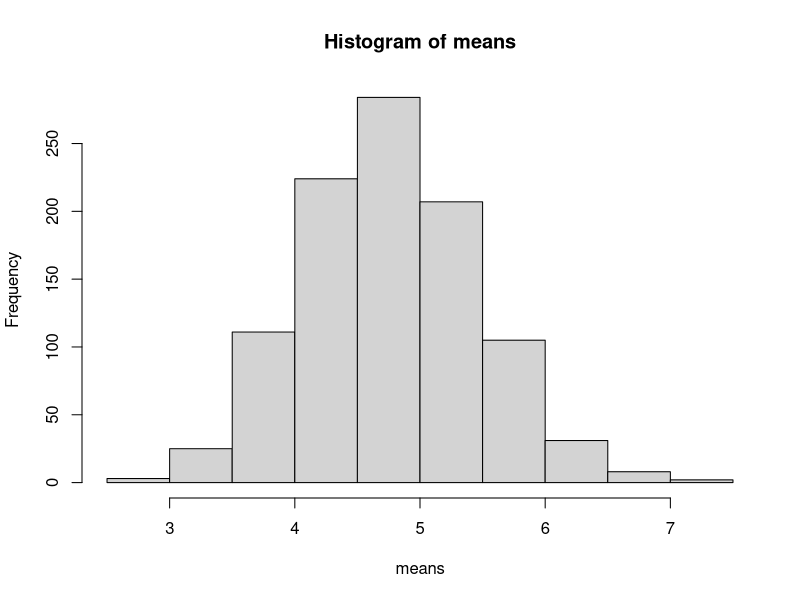
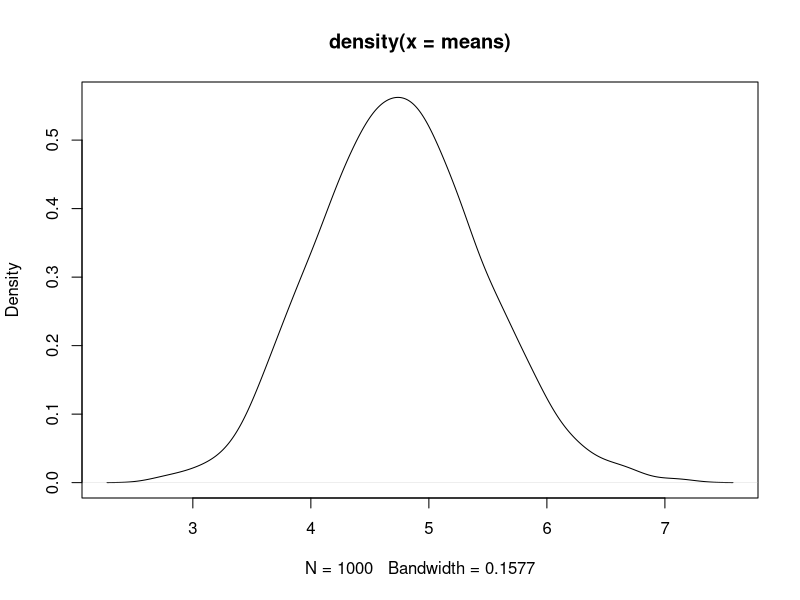

These charts were generated, in order, by the following R code: (Note: this script raises an error after producing the figures.)
set.seed(2309)
sim <- rexp(1000, 0.2)
simsam <- matrix(nrow = 1000, ncol = 40)
for (i in 1:1000) {
    simsam[i,] = sample(sim, 40, replace = FALSE)
}


means <- apply(simsam, 1, mean)
hist(means)
plot(density(means))
mean(means)
mean(sim)
var(means)
var(sim)

vars <- apply(simsam, 1, var)
mean(vars)
var(sims)
hist(vars)
plot(density(vars))
abline(v = 25)


